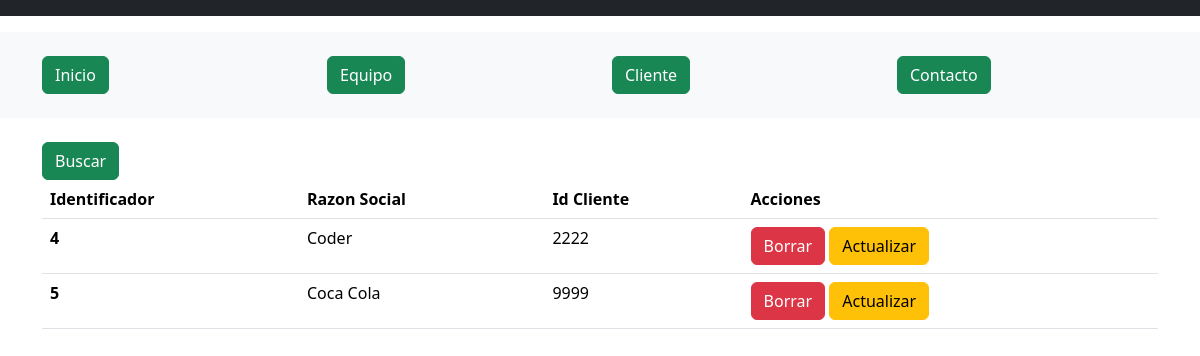
Screenshot of /entrega_final/lista_clientes/ with the database file from the repository.
### entrega_final/models.py (models this page shows)
class Cliente(models.Model):
    razon_social=models.CharField(max_length=100)
    id_cliente=models.IntegerField()

### entrega_final/views.py (the view)
# urls.py: path('lista_clientes/', views.lista_clientes, name='lista_clientes'),
def lista_clientes(request):
    clientes = Cliente.objects.all()
    return render(request, 'plantillas_final/lista_clientes.html', {'clientes': clientes})

### entrega_final/templates/plantillas_final/lista_clientes.html (shortened to what this page needs)
{% extends "plantillas_final/inicio.html" %}
{% load bootstrap5 %}
{% block cuerpo %}
<div class="container">
  <div class="row">
    <div class="col">
      {% url 'buscar_cliente' as buscar_cliente_url %}
      {% bootstrap_button "Buscar" button_class="btn-success" button_type="link" href=buscar_cliente_url %}
    <div>
  <div>
  <div class="row">
    <div class="col">
        {% if clientes %}
        <table class="table">
            <thead>
                <th scope="col">Identificador</th>
                <th scope="col">Razon Social</th>
                <th scope="col">Id Cliente</th>
                <th scope="col">Acciones</th>
            </thead>
            {% for p in clientes %}
            <tbody>
                <tr>
                    <th scope="row">{{p.id}} </th>
                    <td> {{p.razon_social}} </td>
                    <td> {{p.id_cliente}} </td>
                    <td>
                      {% url 'borrar_cliente' identificador=p.id as borrar_cliente_url %}
                      {% url 'actualizar_cliente' identificador=p.id as actualizar_cliente_url %}
                      {% bootstrap_button "Borrar" size="sm" button_class="btn-danger" button_type="link" href=borrar_cliente_url %}
                      {% bootstrap_button "Actualizar" size="sm" button_class="btn-warning" button_type="link" href=actualizar_cliente_url %}
                    </td>
                </tr>
            </tbody>
            {% endfor %}
        </table>
        {% else %}
            <p>No tienes clientes cargados</p>
        {% endif %}
    </div>
  </div>
</div>
{% endblock %}

### rows the page displays
Cliente: id "4", razon_social "Coder", id_cliente "2222", bootstrap_button "Borrar", bootstrap_button "Actualizar"
Cliente: id "5", razon_social "Coca Cola", id_cliente "9999", bootstrap_button "Borrar", bootstrap_button "Actualizar"
